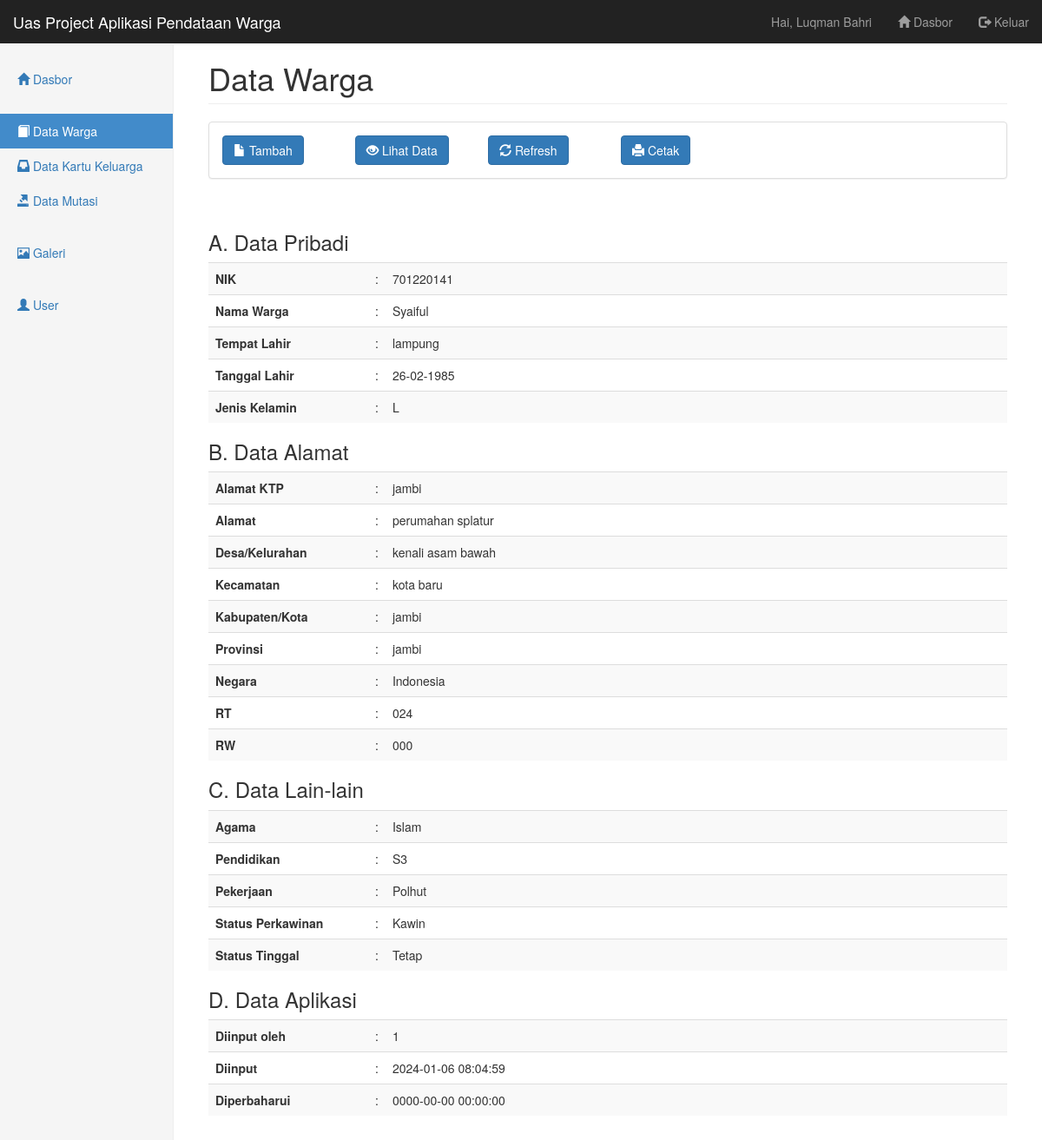
Screenshot of /pages/warga/show.php?id_warga=1 (signed in) with the database file from the repository.
### tables this page shows
CREATE TABLE `warga` (
  `id_warga` int(11) NOT NULL,
  `nik_warga` varchar(16) NOT NULL,
  `nama_warga` varchar(45) NOT NULL,
  `tempat_lahir_warga` varchar(30) NOT NULL,
  `tanggal_lahir_warga` date NOT NULL,
  `jenis_kelamin_warga` enum('L','P') NOT NULL,
  `alamat_ktp_warga` text NOT NULL,
  `alamat_warga` text NOT NULL,
  `desa_kelurahan_warga` varchar(30) NOT NULL,
  `kecamatan_warga` varchar(30) NOT NULL,
  `kabupaten_kota_warga` varchar(30) NOT NULL,
  `provinsi_warga` varchar(30) NOT NULL,
  `negara_warga` varchar(30) NOT NULL,
  `rt_warga` varchar(3) NOT NULL,
  `rw_warga` varchar(3) NOT NULL,
  `agama_warga` enum('Islam','Kristen','Katholik','Hindu','Budha','Konghucu') NOT NULL,
  `pendidikan_terakhir_warga` varchar(20) NOT NULL,
  `pekerjaan_warga` varchar(20) NOT NULL,
  `status_perkawinan_warga` enum('Kawin','Tidak Kawin') NOT NULL,
  `status_warga` enum('Tetap','Kontrak') NOT NULL,
  `id_user` int(11) NOT NULL,
  `created_at` timestamp NOT NULL DEFAULT current_timestamp() ON UPDATE current_timestamp(),
  `updated_at` timestamp NOT NULL DEFAULT '0000-00-00 00:00:00'
);

### pages/warga/data-show.php (called while the page is built)
<?php
include('../../config/koneksi.php');
$get_id_warga = $_GET['id_warga'];
$query = "SELECT * FROM warga WHERE id_warga = $get_id_warga";
$hasil = mysqli_query($db, $query);
$data_warga = array();
while ($row = mysqli_fetch_assoc($hasil)) {
  $data_warga[] = $row;
}

### pages/warga/show.php (the view)
<?php include('../_partials/top.php') ?>
<h1 class="page-header">Data Warga</h1>
<?php include('_partials/menu.php') ?>
<?php include('data-show.php') ?>
<h3>A. Data Pribadi</h3>
<table class="table table-striped">
  <tr>
    <th width="20%">NIK</th>
    <td width="1%">:</td>
    <td><?php echo $data_warga[0]['nik_warga'] ?></td>
  </tr>
  <tr>
    <th>Nama Warga</th>
    <td>:</td>
    <td><?php echo $data_warga[0]['nama_warga'] ?></td>
  </tr>
  <tr>
    <th>Tempat Lahir</th>
    <td>:</td>
    <td><?php echo $data_warga[0]['tempat_lahir_warga'] ?></td>
  </tr>
  <tr>
    <th>Tanggal Lahir</th>
    <td>:</td>
    <td>
      <?php echo ($data_warga[0]['tanggal_lahir_warga'] != '0000-00-00') ? date('d-m-Y', strtotime($data_warga[0]['tanggal_lahir_warga'])) : ''?>
    </td>
  </tr>
  <tr>
    <th>Jenis Kelamin</th>
    <td>:</td>
    <td><?php echo $data_warga[0]['jenis_kelamin_warga'] ?></td>
  </tr>
</table>
<h3>B. Data Alamat</h3>
<table class="table table-striped">
  <tr>
    <th width="20%">Alamat KTP</th>
    <td width="1%">:</td>
    <td><?php echo $data_warga[0]['alamat_ktp_warga'] ?></td>
  </tr>
  <tr>
    <th>Alamat</th>
    <td>:</td>
    <td><?php echo $data_warga[0]['alamat_warga'] ?></td>
  </tr>
  <tr>
    <th>Desa/Kelurahan</th>
    <td>:</td>
    <td><?php echo $data_warga[0]['desa_kelurahan_warga'] ?></td>
  </tr>
  <tr>
    <th>Kecamatan</th>
    <td>:</td>
    <td><?php echo $data_warga[0]['kecamatan_warga'] ?></td>
  </tr>
  <tr>
    <th>Kabupaten/Kota</th>
    <td>:</td>
    <td><?php echo $data_warga[0]['kabupaten_kota_warga'] ?></td>
  </tr>
  <tr>
    <th>Provinsi</th>
    <td>:</td>
    <td><?php echo $data_warga[0]['provinsi_warga'] ?></td>
  </tr>
  <tr>
    <th>Negara</th>
    <td>:</td>
    <td><?php echo $data_warga[0]['negara_warga'] ?></td>
  </tr>
  <tr>
    <th>RT</th>
    <td>:</td>
    <td><?php echo $data_warga[0]['rt_warga'] ?></td>
  </tr>
  <tr>
    <th>RW</th>
    <td>:</td>
    <td><?php echo $data_warga[0]['rw_warga'] ?></td>
  </tr>
</table>
<h3>C. Data Lain-lain</h3>
<table class="table table-striped">
  <tr>
    <th width="20%">Agama</th>
    <td width="1%">:</td>
    <td><?php echo $data_warga[0]['agama_warga'] ?></td>
  </tr>
  <tr>
    <th>Pendidikan</th>
    <td>:</td>
    <td><?php echo $data_warga[0]['pendidikan_terakhir_warga'] ?></td>
  </tr>
  <tr>
    <th>Pekerjaan</th>
    <td>:</td>
    <td><?php echo $data_warga[0]['pekerjaan_warga'] ?></td>
  </tr>
  <tr>
    <th>Status Perkawinan</th>
    <td>:</td>
    <td><?php echo $data_warga[0]['status_perkawinan_warga'] ?></td>
  </tr>
  <tr>
    <th>Status Tinggal</th>
    <td>:</td>
    <td><?php echo $data_warga[0]['status_warga'] ?></td>
  </tr>
</table>
<h3>D. Data Aplikasi</h3>
<table class="table table-striped">
  <tr>
    <th width="20%">Diinput oleh</th>
    <td width="1%">:</td>
    <td><?php echo $data_warga[0]['id_user'] ?></td>
  </tr>
  <tr>
    <th>Diinput</th>
    <td>:</td>
    <td><?php echo $data_warga[0]['created_at'] ?></td>
  </tr>
  <tr>
    <th>Diperbaharui</th>
    <td>:</td>
    <td><?php echo $data_warga[0]['updated_at'] ?></td>
  </tr>
</table>
<?php include('../_partials/bottom.php') ?>

### assets/css/dashboard.css (style rules this page uses)
body { padding-top: 50px; }
.main .page-header { margin-top: 0; }

### rows the page displays
warga: nik_warga "701220141", nama_warga "Syaiful", tempat_lahir_warga "lampung", tanggal_lahir_warga "26-02-1985", jenis_kelamin_warga "L", alamat_ktp_warga "jambi", alamat_warga "perumahan splatur", desa_kelurahan_warga "kenali asam bawah", kecamatan_warga "kota baru", kabupaten_kota_warga "jambi", provinsi_warga "jambi", negara_warga "Indonesia", rt_warga "024", rw_warga "000", agama_warga "Islam", pendidikan_terakhir_warga "S3", pekerjaan_warga "Polhut", status_perkawinan_warga "Kawin", status_warga "Tetap", id_user "1", created_at "2024-01-06 08:04:59", updated_at "0000-00-00 00:00:00"

### other values shown
$_SESSION['user']['nama_user'] "Luqman Bahri"
